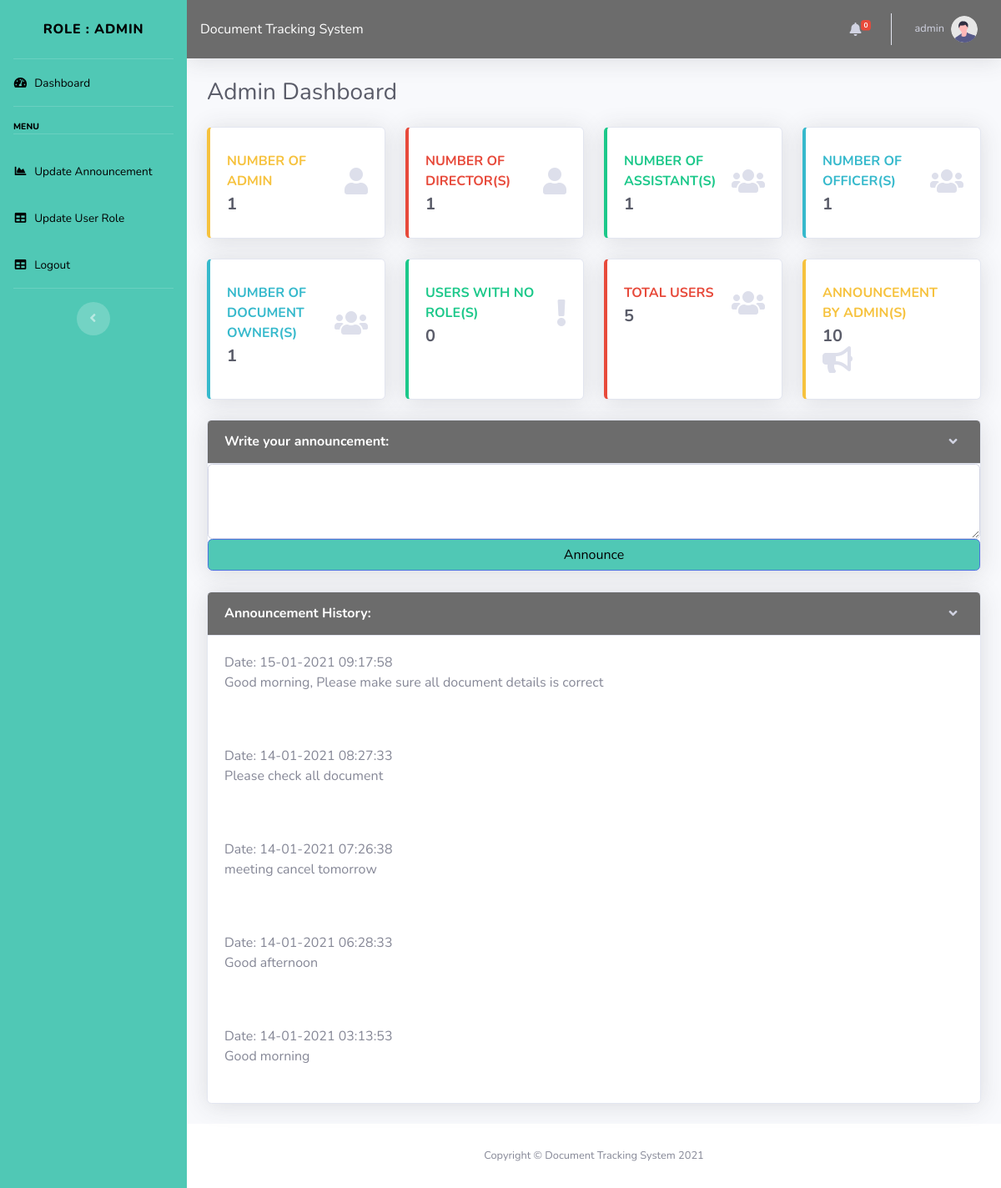
/user/admin/ (signed in), run on the app's committed database.
### tables this page shows
CREATE TABLE `announcement` (
  `id` int(11) NOT NULL,
  `message` mediumtext NOT NULL,
  `date` timestamp NOT NULL DEFAULT current_timestamp()
);

### user/admin/index.php (the view, shortened to what this page needs)
<?php
    include 'settings.php';
?>
<!DOCTYPE html>
<html lang="en">
<head>
    <link href="vendor/fontawesome-free/css/all.min.css" rel="stylesheet" type="text/css">
    <link href="css/sb-admin-2.min.css" rel="stylesheet">
</head>
<body id="page-top">
    <div id="wrapper">
         <ul class="navbar-nav bg-gradient-primary sidebar sidebar-dark accordion uia" id="accordionSidebar">
            <a class="sidebar-brand d-flex align-items-center justify-content-center" href="index.php">
                <div class="sidebar-brand-text mx-3 uia">Role : <?php $ufunc->UserRole();?></div>
            </a>
            <li class="nav-item uia">
                <a class="nav-link" href="index.php">
                    <i class="fas fa-fw fa-tachometer-alt" style="color:black"></i>
                    <span style="color:black" >Dashboard</span></a>
            </li>
            <hr class="sidebar-divider">
            <div class="sidebar-heading" style="color:black">
                Menu
            </div>
            <hr class="sidebar-divider">
            <li class="nav-item">
                <a class="nav-link" href="announcement.php">
                    <i class="fas fa-fw fa-chart-area" style="color:black"></i>
                    <span style="color:black">Update Announcement</span></a>
            </li>
            <li class="nav-item">
                <a class="nav-link" href="update_user_form.php">
                    <i class="fas fa-fw fa-table" style="color:black"></i>
                    <span style="color:black">Update User Role</span></a>
            </li>
            <li class="nav-item">
                <a class="nav-link" href="../../includes/logout.php">
                    <i class="fas fa-fw fa-table" style="color:black"></i>
                    <span style="color:black">Logout</span></a>
            </li>
            <hr class="sidebar-divider d-none d-md-block">
            <div class="text-center d-none d-md-inline">
                <button class="rounded-circle border-0" id="sidebarToggle"></button>
            </div>
        </ul>
        <div id="content-wrapper" class="d-flex flex-column ">
            <div id="content">
                <nav class="navbar navbar-expand navbar-light black topbar mb-4 static-top shadow">
                    <div>
                      Document Tracking System
                    </div>
                    <ul class="navbar-nav ml-auto black">
                        <li class="nav-item dropdown no-arrow mx-1">
                            <a class="nav-link dropdown-toggle" href="#" id="alertsDropdown" role="button"
                                data-toggle="dropdown" aria-haspopup="true" aria-expanded="false">
                                <i class="fas fa-bell fa-fw"></i>
                                <span class="badge badge-danger badge-counter"><?php echo $_SESSION['current_count']?></span>
                            </a>
                        </li>
                        <li class="nav-item dropdown no-arrow">
                            <a class="nav-link dropdown-toggle" href="#" id="userDropdown" role="button"
                                data-toggle="dropdown" aria-haspopup="true" aria-expanded="false">
                                <span class="mr-2 d-none d-lg-inline text-white-600 small"><?php echo $_SESSION['name']?></span>
                                <img class="img-profile rounded-circle"
                                    src="img/undraw_profile.svg">
                            </a>
                        </li>
                    </ul>
                </nav>
                <div class="container-fluid">
                    <div class="d-sm-flex align-items-center justify-content-between mb-4">
                        <h1 class="h3 mb-0 text-gray-800"> Admin Dashboard</h1>
                    </div>
                    <div class="row">
                    <div class="col-xl-3 col-md-6 mb-4">
                            <div class="card border-left-warning shadow h-100 py-2">
                                <div class="card-body">
                                    <div class="row no-gutters align-items-center">
                                        <div class="col mr-2">
                                            <div class="text-l font-weight-bold text-warning text-uppercase mb-1">
                                                Number of Admin</div>
                                            <div class="h5 mb-0 font-weight-bold text-gray-800"><?php echo $_SESSION['admin_count']?></div>
                                        </div>
                                        <div class="col-auto">
                                            <i class="fas fa-user fa-2x text-gray-300"></i>
                                        </div>
                                    </div>
                                </div>
                            </div>
                        </div>
                        <div class="col-xl-3 col-md-6 mb-4">
                            <div class="card border-left-danger shadow h-100 py-2">
                                <div class="card-body">
                                    <div class="row no-gutters align-items-center">
                                        <div class="col mr-2">
                                            <div class="text-l font-weight-bold text-danger text-uppercase mb-1">
                                                Number of Director(s)</div>
                                            <div class="h5 mb-0 font-weight-bold text-gray-800"><?php echo $_SESSION['director_count']?></div>
                                        </div>
                                        <div class="col-auto">
                                            <i class="fas fa-user fa-2x text-gray-300"></i>
                                        </div>
                                    </div>
                                </div>
                            </div>
                        </div>
                        <div class="col-xl-3 col-md-6 mb-4">
                            <div class="card border-left-success shadow h-100 py-2">
                                <div class="card-body">
                                    <div class="row no-gutters align-items-center">
                                        <div class="col mr-2">
                                            <div class="text-l font-weight-bold text-success text-uppercase mb-1">
                                                Number of Assistant(s)</div>
                                            <div class="h5 mb-0 font-weight-bold text-gray-800"><?php echo $_SESSION['assistant_count']?></div>
                                        </div>
                                        <div class="col-auto">
                                            <i class="fas fa-users fa-2x text-gray-300"></i>
                                        </div>
                                    </div>
                                </div>
                            </div>
                        </div>
                        <div class="col-xl-3 col-md-6 mb-4">
                            <div class="card border-left-info shadow h-100 py-2">
                                <div class="card-body">
                                    <div class="row no-gutters align-items-center">
                                        <div class="col mr-2">
                                            <div class="text-l font-weight-bold text-info text-uppercase mb-1">
                                            Number of officer(s)
                                            </div>
                                            <div class="row no-gutters align-items-center">
                                                <div class="col-auto">
                                                    <div class="h5 mb-0 mr-3 font-weight-bold text-gray-800"><?php echo $_SESSION['officer_count']?></div>
                                                </div>
                                            </div>
                                        </div>
                                        <div class="col-auto">
                                            <i class="fas fa-users fa-2x text-gray-300"></i>
                                        </div>
                                    </div>
                                </div>
                            </div>
                        </div>
                        <div class="col-xl-3 col-md-6 mb-4">
                            <div class="card border-left-info shadow h-100 py-2">
                                <div class="card-body">
                                    <div class="row no-gutters align-items-center">
                                        <div class="col mr-2">
                                            <div class="text-l font-weight-bold text-info text-uppercase mb-1">
                                                Number of Document Owner(s)</div>
                                            <div class="h5 mb-0 font-weight-bold text-gray-800"><?php echo $_SESSION['owner_count']?></div>
                                        </div>
                                        <div class="col-auto">
                                            <i class="fas fa-users fa-2x text-gray-300"></i>
                                        </div>
                                    </div>
                                </div>
                            </div>
                        </div>
                        <div class="col-xl-3 col-md-6 mb-4">
                            <div class="card border-left-success shadow h-100 py-2" >
                                <div class="card-body">
                                    <div class="row no-gutters align-items-center">
                                        <div class="col mr-2">
                                            <a href="update_user_form.php">
                                                <div class="text-l font-weight-bold text-success text-uppercase mb-1" >
                                                    Users with no role(s)
                                                </div>
                                                <div class="h5 mb-0 font-weight-bold text-gray-800">
                                                    <?php echo $_SESSION['current_count']?>
                                                </div>
                                            </a>
                                        </div>
                                        <div class="col-auto">
                                            <i class="fas fa-exclamation fa-2x text-gray-300"></i>
                                        </div>
                                    </div>
                                </div>
                            </div>
                        </div>
                        <div class="col-xl-3 col-md-6 mb-4">
                            <div class="card border-left-danger shadow h-100 py-2">
                                <div class="card-body">
                                    <div class="row no-gutters align-items-center">
                                        <div class="col mr-2">
                                            <div class="text-l font-weight-bold text-danger text-uppercase mb-1">
                                                Total Users</div>
                                            <div class="h5 mb-0 font-weight-bold text-gray-800"><?php echo $_SESSION['total_count']?></div>
                                        </div>
                                        <div class="col-auto">
                                            <i class="fas fa-users fa-2x text-gray-300"></i>
                                        </div>
                                    </div>
                                </div>
                            </div>
                        </div>
                        <div class="col-xl-3 col-md-6 mb-4">
                            <div class="card border-left-warning shadow h-100 py-2">
                                <div class="card-body">
                                    <div class="row no-gutters align-items-center">
                                        <div class="col mr-2">
                                            <div class="text-l font-weight-bold text-warning text-uppercase mb-1">
                                                Announcement by Admin(s)</div>
                                            <div class="h5 mb-0 font-weight-bold text-gray-800"><?php echo $_SESSION['announcement_count']?></div>
                                        </div>
                                        <div class="col-auto">
                                            <i class="fas fa-bullhorn fa-2x text-gray-300"></i>
                                        </div>
                                    </div>
                                </div>
                            </div>
                        </div>
                        <div class="col-lg-12">
                            <div class="card shadow mb-4 ">
                                <a href="#collapseCardExample2" class="d-block card-header py-3 black" data-toggle="collapse"
                                    role="button" aria-expanded="true" aria-controls="collapseCardExample">
                                    <h6 class="m-0 font-weight-bold text-white">Write your announcement:</h6>
                                </a>
                                <form action='' method="post">
                                    <div class="collapse show" id="collapseCardExample2">
                                        <textarea class="card-body form-control" contenteditable="true" name="message" autocomplete="off"></textarea>
                                        <button name="announceBtn" type="submit" class="form-control btn-primary uia">Announce</button>
                                    </div>
                                </form>
                            </div>
                        </div>
                        <div class="col-lg-12">
                        <div class="card shadow mb-4">
                            <a href="#collapseCardExample" class="d-block card-header py-3 black" data-toggle="collapse"
                                role="button" aria-expanded="true" aria-controls="collapseCardExample">
                                <h6 class="m-0 font-weight-bold text-white">Announcement History:</h6>
                            </a>
                            <form action='add_announcement.php' method="post">
                                <div class="collapse show" id="collapseCardExample">
                                     <?php
                                        include "C:\\xampp\htdocs\DTS2\includes\connect.php";
                                        $query = "SELECT * FROM announcement ORDER BY `date` DESC LIMIT 5";
                                        $result = mysqli_query($conn,$query);
                                        while ($row = mysqli_fetch_array($result)) {
                                          $date = $row['date'];
                                          $formatted_date = strtotime($date);
                                          echo "<div class='card-body'>" ."Date: ".date("d-m-Y H:i:s", $formatted_date)."<br>".$row['message']. "</div>";
                                          echo "<br>";
                                        }
                                    ?>
                                </div>
                            </form>
                        </div>
                        </div>
                </div>
            </div>
            <footer class="sticky-footer bg-white">
                <div class="container my-auto">
                    <div class="copyright text-center my-auto">
                        <span>Copyright &copy; Document Tracking System 2021</span>
                    </div>
                </div>
            </footer>
        </div>
    </div>
</body>
</html>

### user/admin/index.php (style rules this page uses)
.uia { background: #50C8B5; color: black; }
.black { background: #6C6C6C; color: white; }

### data on the page
announcement: date "15-01-2021 09:17:58", message "Good morning, Please make sure all document details is correct"
announcement: date "14-01-2021 08:27:33", message "Please check all document"
announcement: date "14-01-2021 07:26:38", message "meeting cancel tomorrow"
announcement: date "14-01-2021 06:28:33", message "Good afternoon"
announcement: date "14-01-2021 03:13:53", message "Good morning"

### other printed values
$userole "ADMIN"
$_SESSION['current_count'] "0"
$_SESSION['name'] "admin"
$_SESSION['admin_count'] "1"
$_SESSION['director_count'] "1"
$_SESSION['assistant_count'] "1"
$_SESSION['officer_count'] "1"
$_SESSION['owner_count'] "1"
$_SESSION['total_count'] "5"
$_SESSION['announcement_count'] "10"
